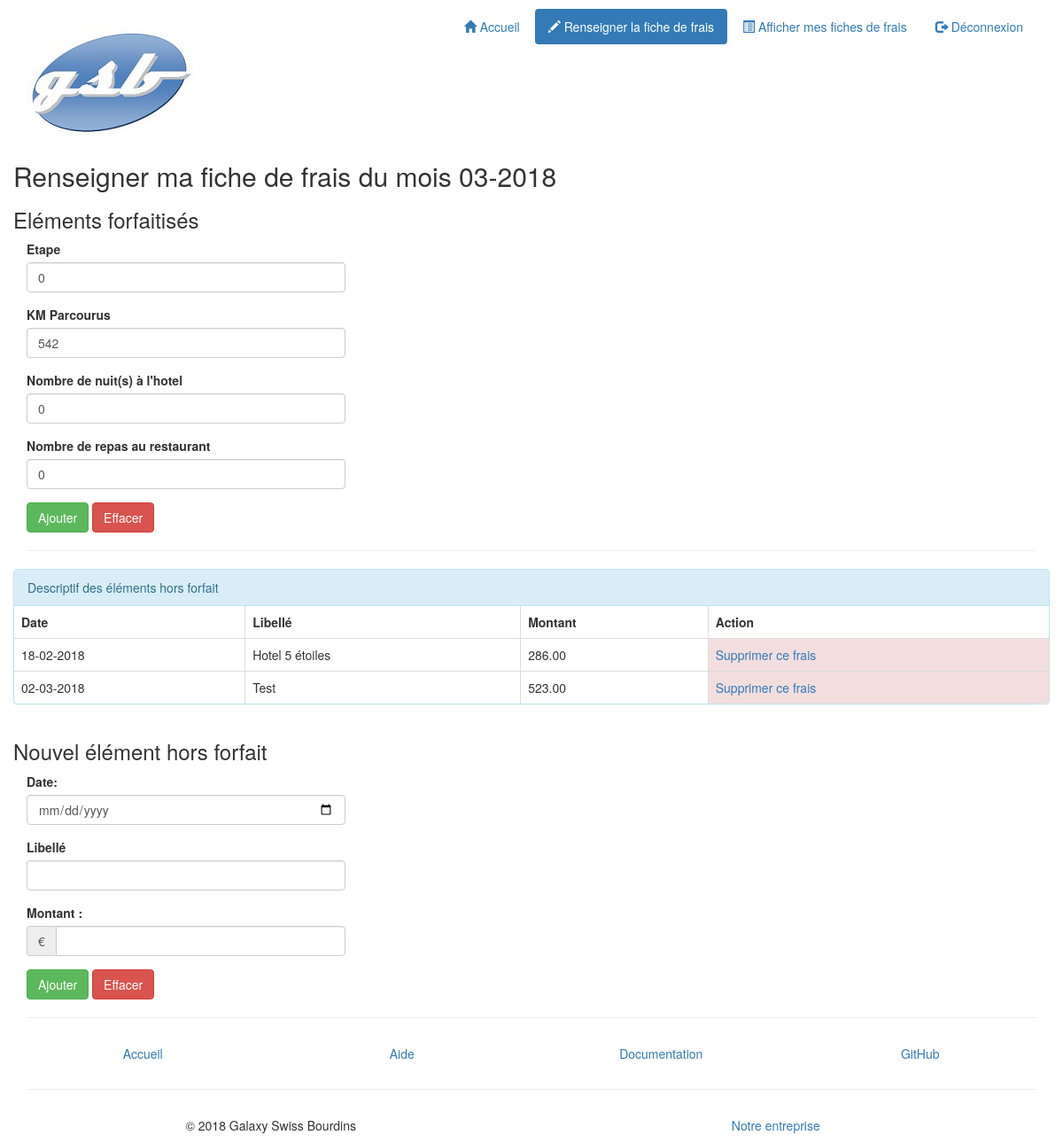
The page /index.php?uc=gererFrais (signed in) on the database as committed earlier.
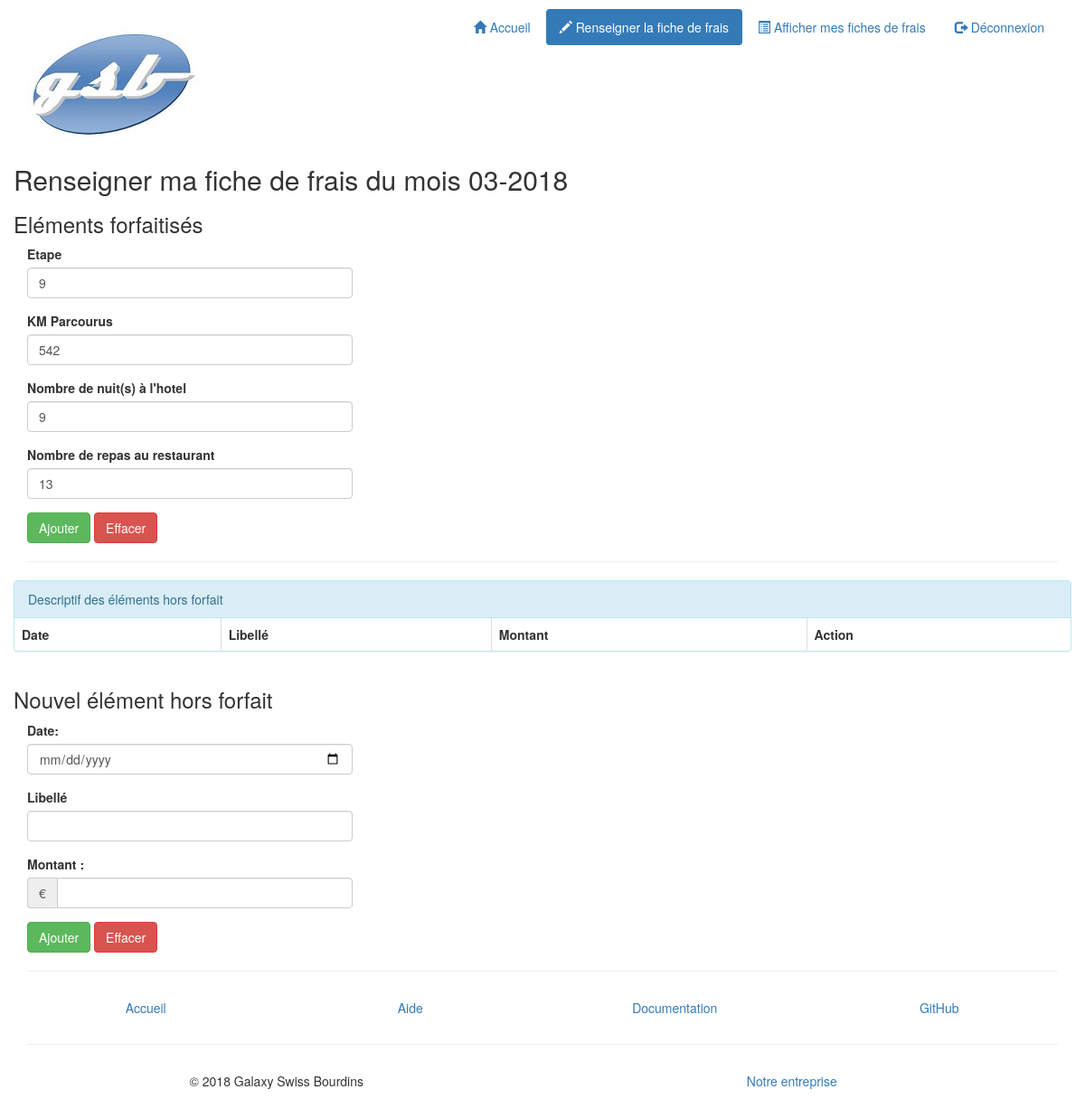
The same page on the database as committed later.
### tables this page shows
CREATE TABLE IF NOT EXISTS `pageuser` (
  `id` int(11) NOT NULL AUTO_INCREMENT,
  `uc` varchar(40) DEFAULT NULL,
  `idtypeuser` int(11) DEFAULT NULL,
  `libelle` varchar(40) DEFAULT NULL,
  `icon` varchar(30) DEFAULT NULL,
  PRIMARY KEY (`id`),
  KEY `idtypeuser` (`idtypeuser`)
);

CREATE TABLE IF NOT EXISTS `lignefraisforfait` (
  `iduser` int(11) NOT NULL,
  `mois` char(6) NOT NULL,
  `idfraisforfait` char(3) NOT NULL,
  `quantite` int(11) DEFAULT NULL,
  PRIMARY KEY (`iduser`,`mois`,`idfraisforfait`),
  KEY `idfraisforfait` (`idfraisforfait`)
);

CREATE TABLE IF NOT EXISTS `fraisforfait` (
  `id` char(3) NOT NULL,
  `description` varchar(30) DEFAULT NULL,
  `montant` decimal(5,2) DEFAULT NULL,
  `libelle` varchar(30) DEFAULT NULL,
  PRIMARY KEY (`id`)
);

CREATE TABLE IF NOT EXISTS `lignefraishorsforfait` (
  `id` int(11) NOT NULL AUTO_INCREMENT,
  `iduser` int(11) NOT NULL,
  `mois` char(6) NOT NULL,
  `libelle` varchar(100) DEFAULT NULL,
  `date` date DEFAULT NULL,
  `montant` decimal(10,2) DEFAULT NULL,
  `refus` tinyint(1) DEFAULT '0',
  PRIMARY KEY (`id`),
  KEY `lignefraishorsforfait_ibfk_1` (`iduser`,`mois`)
);

### includes/fct.inc.php (called while the page is built, shortened)
<?php
function estConnecte()
{
    if(isset($_SESSION['idUser'])){
        return true;
    } else {
        return false;
    }
}
function dateAnglaisVersFrancais($dateEN)
{
    return date("d-m-Y", strtotime($dateEN));
}
function getMois($date)
{
    @list($jour, $mois, $annee) = explode('/', $date);
    return $annee . $mois;
}

### includes/class.pdogsb.inc.php (called while the page is built, shortened)
<?php
class PdoGsb
{
    private static $serveur = 'mysql:host=localhost';
    private static $bdd = 'dbname=gsb_frais';
    private static $user = 'admin';
    private static $mdp = 'admin';
    private static $monPdo;
    private static $monPdoGsb = null;
    private function __construct()
    {
        PdoGsb::$monPdo = new PDO(
            PdoGsb::$serveur . ';' . PdoGsb::$bdd,
            PdoGsb::$user,
            PdoGsb::$mdp
        );
        PdoGsb::$monPdo->query('SET CHARACTER SET utf8');
    }
    public static function getPdoGsb()
    {
        if (PdoGsb::$monPdoGsb == null) {
            PdoGsb::$monPdoGsb = new PdoGsb();
        }
        return PdoGsb::$monPdoGsb;
    }
    public function getPageUserList($idTypeUser){
        $requetePrepare = PdoGsb::$monPdo->prepare(
           "SELECT * "
            ."FROM pageuser "
                . "WHERE idtypeuser = :idtypeuser"
        );
        $requetePrepare->bindParam(':idtypeuser', $idTypeUser, PDO::PARAM_STR);
        $requetePrepare->execute();
        return $requetePrepare->fetchAll();
    }
    public function getLesFraisForfait($idVisiteur, $mois)
    {
        $requetePrepare = PdoGSB::$monPdo->prepare('
            SELECT fraisforfait.id AS idfrais, fraisforfait.libelle AS libelle,
            lignefraisforfait.quantite AS quantite,
            lignefraisforfait.idfraisforfait AS idfraisforfait
            FROM lignefraisforfait
            INNER JOIN fraisforfait
            ON fraisforfait.id = lignefraisforfait.idfraisforfait
            WHERE lignefraisforfait.iduser = :idVisiteur
            AND lignefraisforfait.mois = :mois
            ORDER BY lignefraisforfait.idfraisforfait
        ');
        $requetePrepare->bindParam(':idVisiteur', $idVisiteur, PDO::PARAM_STR);
        $requetePrepare->bindParam(':mois', $mois, PDO::PARAM_STR);
        $requetePrepare->execute();
        return $requetePrepare->fetchAll();
    }
    public function getLesFraisHorsForfait($idUser, $mois)
    {
        $requetePrepare = PdoGsb::$monPdo->prepare(
            'SELECT * FROM lignefraishorsforfait '
            . 'WHERE lignefraishorsforfait.iduser = :idUser '
            . 'AND lignefraishorsforfait.mois = :unMois'
        );
        $requetePrepare->bindParam(':idUser', $idUser, PDO::PARAM_STR);
        $requetePrepare->bindParam(':unMois', $mois, PDO::PARAM_STR);
        $requetePrepare->execute();
        $lesLignes = $requetePrepare->fetchAll();
        for ($i = 0; $i < count($lesLignes); $i++) {
            $date = $lesLignes[$i]['date'];
            $lesLignes[$i]['date'] = dateAnglaisVersFrancais($date);
        }
        return $lesLignes;
    }
}

### controleurs/c_gererFrais.php (called while the page is built, shortened)
<?php
$idVisiteur = $_SESSION['idUser'];
$mois = getMois(date('d/m/Y'));
$numAnnee = substr($mois, 0, 4);
$numMois = substr($mois, 4, 2);
$lesFraisHorsForfait = $pdo->getLesFraisHorsForfait($idVisiteur, $mois);
$lesFraisForfait = $pdo->getLesFraisForfait($idVisiteur, $mois);
require 'vues/v_listeFraisForfait.php';
require 'vues/v_listeFraisHorsForfait.php';

### vues/v_listeFraisForfait.php (the view, shortened to what the changed rows need)
<div class="row">
    <h2>Renseigner ma fiche de frais du mois
        <?php echo $numMois . '-' . $numAnnee ?>
    </h2>
    <div class="col-md-4">
        <form method="post"
              action="index.php?uc=gererFrais&action=validerMajFraisForfait"
              role="form">
            <fieldset>
                <?php
                foreach ($lesFraisForfait as $unFrais) {
                    $idFrais = $unFrais['idfrais'];
                    $libelle = htmlspecialchars($unFrais['libelle']);
                    $quantite = $unFrais['quantite']; ?>
                    <div class="form-group">
                        <label for="idFrais"><?php echo $libelle ?></label>
                        <input type="text" id="idFrais"
                               name="lesFraisForfait[<?php echo $idFrais ?>]"
                               size="10" maxlength="5"
                               value="<?php echo $quantite ?>"
                               class="form-control">
                    </div>
                    <?php
                }
                ?>
            </fieldset>
        </form>
    </div>
</div>

### vues/v_entete.php (shortened to what the changed rows need)
<!DOCTYPE html>
<html>
    <head>
        <link href="./styles/bootstrap/bootstrap.css" rel="stylesheet">
        <link href="./styles/style.css" rel="stylesheet">
    </head>
    <body>
        <div class="container">
           <?php if ($estConnecte) {
                $uc = filter_input(INPUT_GET, 'uc', FILTER_SANITIZE_STRING);
            ?>
            <div class="header">
                <div class="row vertical-align">
                    <div class="col-md-4">
                        <h1>
                            <img src="./images/logo.jpg" class="img-responsive"
                                 alt="Laboratoire Galaxy-Swiss Bourdin"
                                 title="Laboratoire Galaxy-Swiss Bourdin">
                        </h1>
                    </div>
                    <div class="col-md-8">
                        <ul class="nav nav-pills pull-right" role="tablist">
                        <?php
                        if(isset($pageUserList)){
                              foreach($pageUserList as $pageUser){
                                  ?>
                            <li <?php if ($uc == $pageUser['uc']) { ?>class="active"<?php } ?>>
                                <a href="index.php?uc=<?php echo $pageUser['uc']?>">
                                    <span class="glyphicon glyphicon-<?php echo $pageUser['icon'] ?>"></span>
                                    <?php echo $pageUser['libelle'] ?>
                                </a>
                            </li>
                            <?php
                              }
                         }
                        ?>
                        </ul>
                    </div>
                </div>
            </div>
                <?php
        }

### vues/v_listeFraisHorsForfait.php (shortened to what the changed rows need)
<div class="row">
    <div class="panel panel-info">
        <table class="table table-bordered table-responsive">
            <thead>
                <tr>
                    <th class="date">Date</th>
                    <th class="libelle">Libellé</th>
                    <th class="montant">Montant</th>
                    <th class="action">Action</th>
                </tr>
            </thead>
            <tbody>
            <?php
            foreach ($lesFraisHorsForfait as $unFraisHorsForfait) {
                $libelle = $unFraisHorsForfait['libelle'];
                $date = $unFraisHorsForfait['date'];
                $montant = $unFraisHorsForfait['montant'];
                $id = $unFraisHorsForfait['id']; ?>
                <tr>
                    <td> <?php echo $date ?></td>
                    <td> <?php echo $libelle ?></td>
                    <td><?php echo $montant ?></td>
                    <td class="danger"><a href="index.php?uc=gererFrais&action=supprimerFrais&idFrais=<?php echo $id ?>"
                           onclick="return confirm('Voulez-vous vraiment supprimer ce frais?');">Supprimer ce frais</a></td>
                </tr>
                <?php
            }
            ?>
            </tbody>
        </table>
    </div>
</div>

Rows that differ between the two databases and show on the page:
no longer on this page (row edited): lignefraishorsforfait: date "18-02-2018", libelle "Hotel 5 étoiles", montant "286.00"
removed lignefraishorsforfait: date "02-03-2018", libelle "Test", montant "523.00"
changed lignefraisforfait "Etape": quantite "0" → "9"
changed lignefraisforfait "Nombre de nuit(s) à l'hotel": quantite "0" → "9"
changed lignefraisforfait "Nombre de repas au restaurant": quantite "0" → "13"
